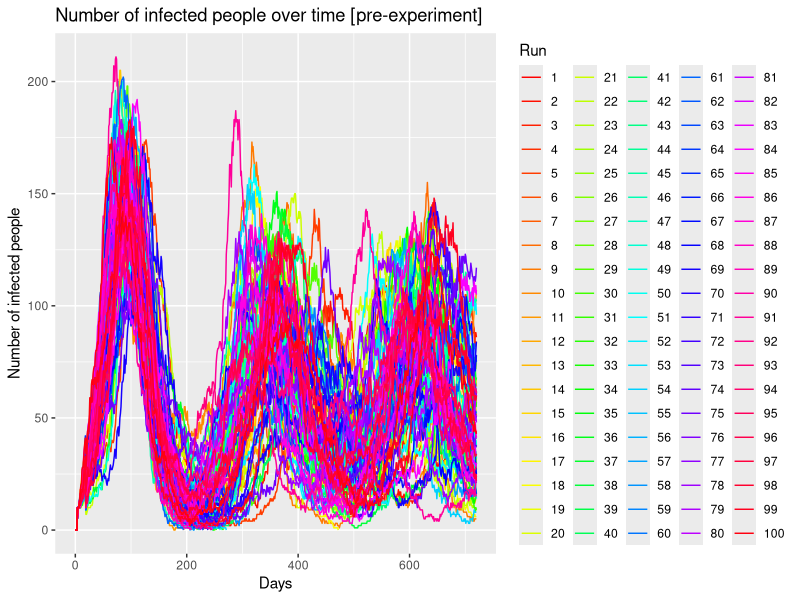
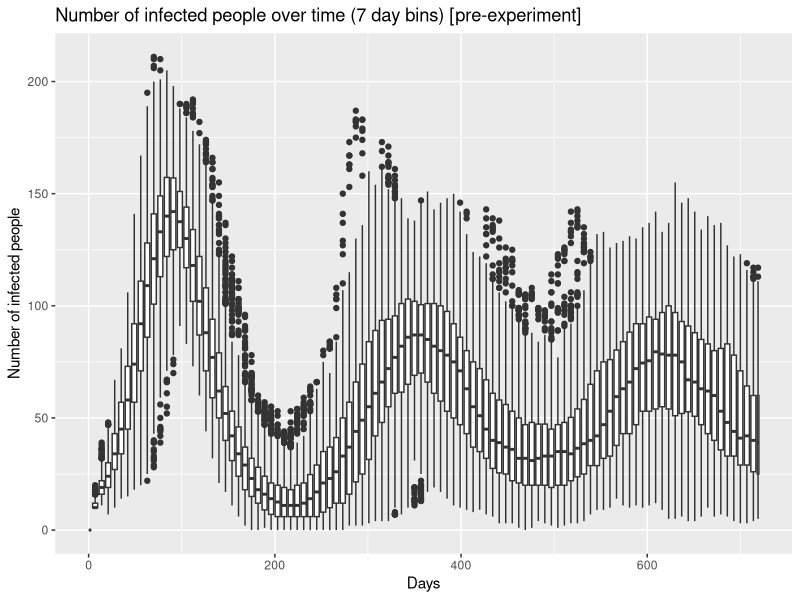
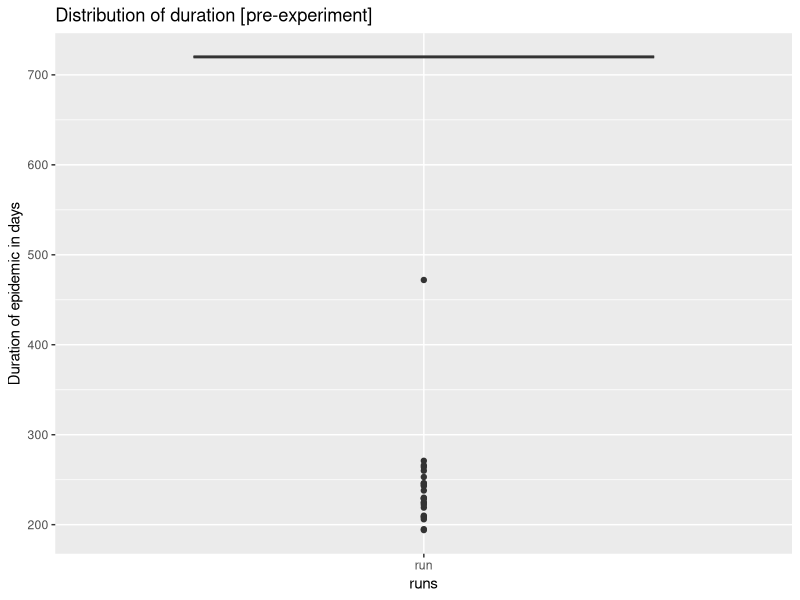
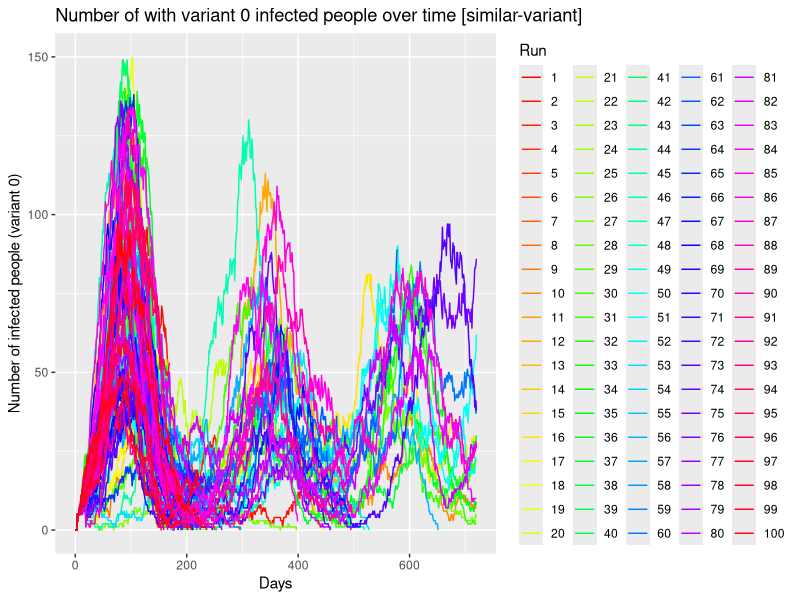
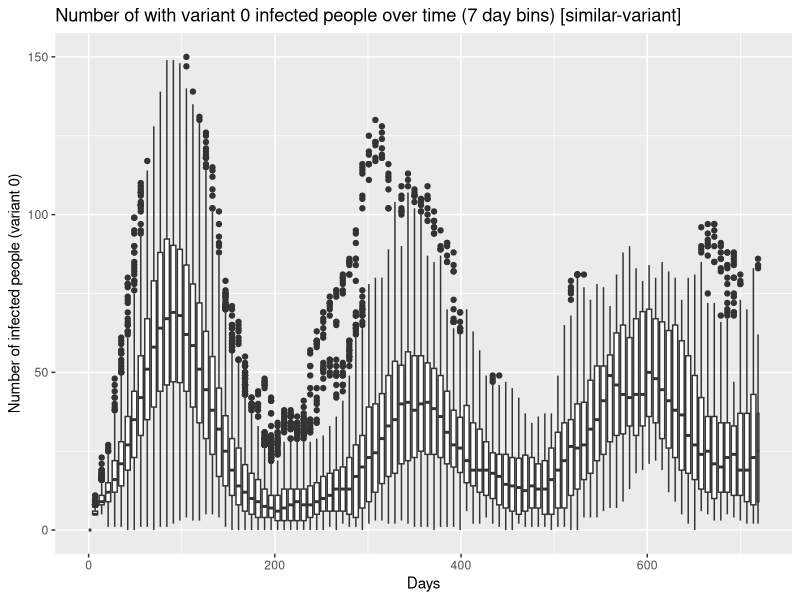
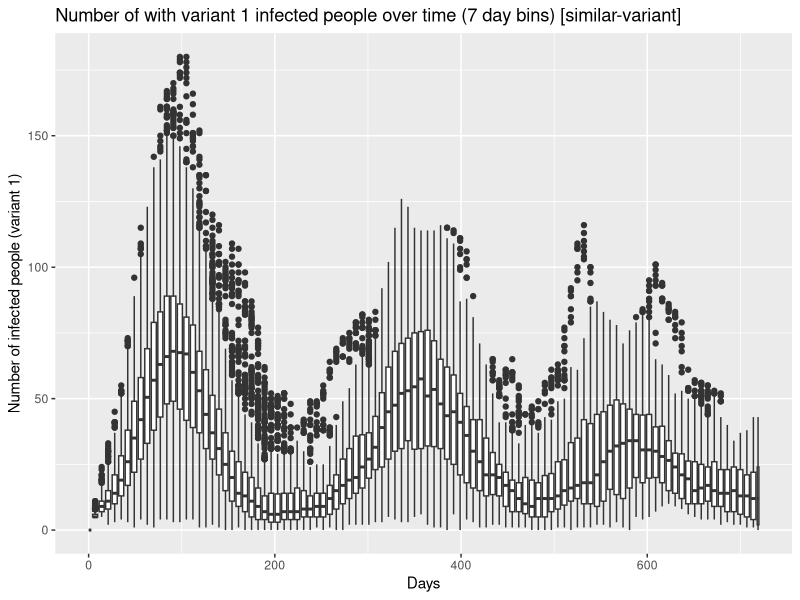
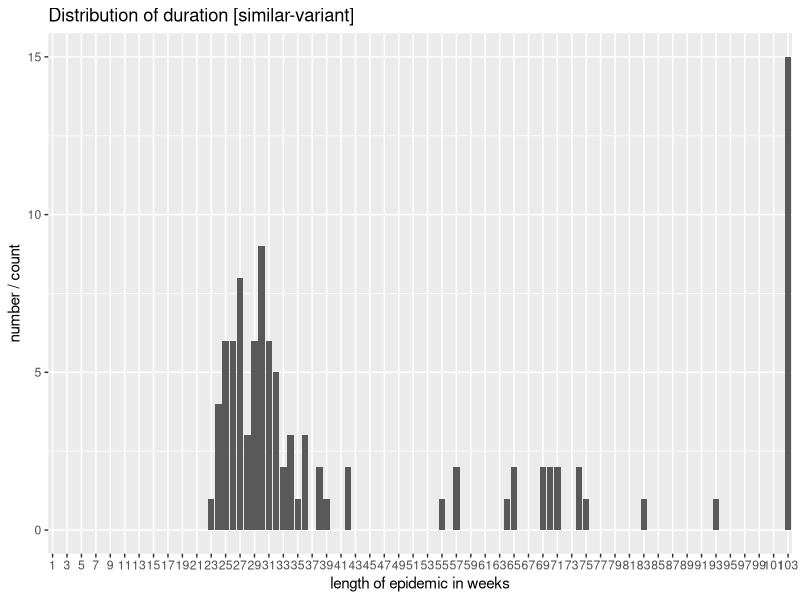
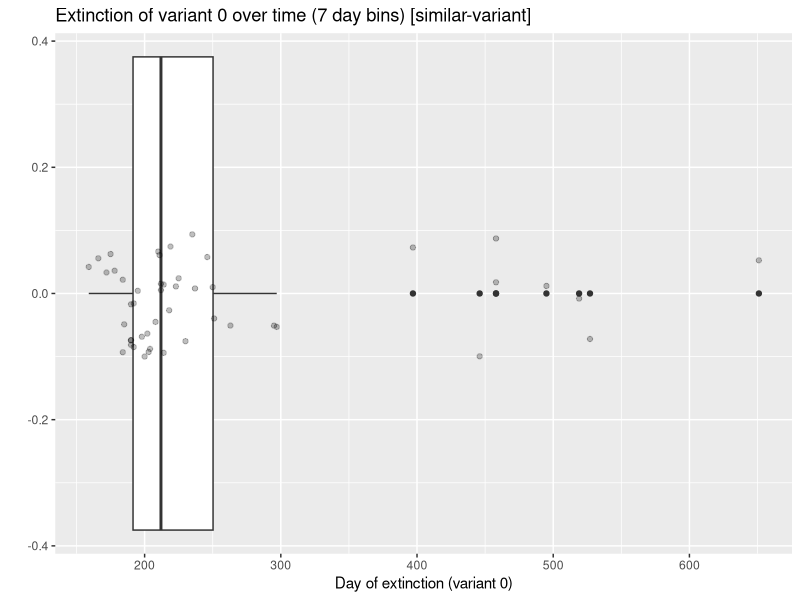

Generate these figures, in order, with R:
#Put this at the top of every file, unless you really really want to work with factors
#this will save you a lot of confusion
options(stringsAsFactors = FALSE)
options(device=.Platform$OS.type)
options(gsubfn.engine = "R")

#these are from two separate packages
library(ggplot2)

# needed for reshaping data frames
# library(reshape2)

#used for querying data, performing aggregations, filtering, etc.
library(sqldf)

##### PRE-EXPERIMENT #####
df_preExperiment = read.table("netlogo/pre-experiment.csv", skip = 6, sep = ",", head=TRUE)
# Remove the X. in the column names
colnames(df_preExperiment) = gsub("X\\.", "", colnames(df_preExperiment))
summary(df_preExperiment)

# Array of curves
ggplot(data=df_preExperiment, aes(x=step., y=n.sick.people, group=run.number.)) + #use myDataFrame for the data, columns for x and y
  geom_line(aes(colour = as.factor(run.number.))) + #we want to use points, colored by runNumber
  xlab("Days") +  #specify x and y labels
  ylab("Number of infected people") +
  ggtitle("Number of infected people over time [pre-experiment]") + #give the plot a title
  scale_colour_manual("Run",values = rainbow(max(df_preExperiment$run.number., na.rm = FALSE)))
ggsave("./diagrams/pre-ex/arrayOfCurves.png")
readline(prompt = "Press [enter] to continue")

ggplot(data=df_preExperiment, aes(x=step., y=n.sick.people, group=round(step./7))) +
  geom_boxplot() +
  xlab("Days") +  #specify x and y labels
  ylab("Number of infected people") +
  ggtitle("Number of infected people over time (7 day bins) [pre-experiment]")
ggsave("./diagrams/pre-ex/boxplot.png")
readline(prompt = "Press [enter] to continue")

duration = aggregate(df_preExperiment$step., by = list(df_preExperiment$run.number.), max)
colnames(duration)[0] = 'run'
colnames(duration)[1] = 'duration'

duration

ggplot(data = duration, aes(x='run', y=x)) +
  geom_boxplot() +
  ylab("Duration of epidemic in days") +
  xlab("runs") +
  ggtitle("Distribution of duration [pre-experiment]")
ggsave("./diagrams/pre-ex/duration.png")
readline(prompt = "Press [enter] to continue")

# 23 times, the virus was wiped out earlier
# According to the previous boxplot these are still outliers
lengths(duration[duration$x < 720, ])

###########################
##### SIMILAR-VARIANT #####
df_similarVariant = read.table("netlogo/similar-variant.csv", skip = 6, sep = ",", head=TRUE)
# Remove the X. in the column names
colnames(df_similarVariant) = gsub("X\\.", "", colnames(df_similarVariant))
summary(df_similarVariant)

# Array of curves
ggplot(data=df_similarVariant, aes(x=step., y=n.people.sick.var0, group=run.number., color=qsec)) + #use myDataFrame for the data, columns for x and y
  geom_line(aes(colour = as.factor(run.number.))) + #we want to use points, colored by runNumber
  xlab("Days") +  #specify x and y labels
  ylab("Number of infected people (variant 0)") +
  ggtitle("Number of with variant 0 infected people over time [similar-variant]") + #give the plot a title
  scale_colour_manual("Run",values = rainbow(max(df_similarVariant$run.number., na.rm = FALSE)))
  # scale_color_gradient(low="blue", high="red")
  # scale_fill_distiller(palette = "RdPu")
ggsave("./diagrams/sim-var/arrayOfCurvesVar0.png")
readline(prompt = "Press [enter] to continue")


ggplot(data=df_similarVariant, aes(x=step., y=n.people.sick.var0, group=round(step./7))) +
  geom_boxplot() +
  xlab("Days") +  #specify x and y labels
  ylab("Number of infected people (variant 0)") +
  ggtitle("Number of with variant 0 infected people over time (7 day bins) [similar-variant]")
ggsave("./diagrams/sim-var/boxplot0.png")
readline(prompt = "Press [enter] to continue")

ggplot(data=df_similarVariant, aes(x=step., y=n.people.sick.var1, group=round(step./7))) +
  geom_boxplot() +
  xlab("Days") +  #specify x and y labels
  ylab("Number of infected people (variant 1)") +
  ggtitle("Number of with variant 1 infected people over time (7 day bins) [similar-variant]")
ggsave("./diagrams/sim-var/boxplot1.png")
readline(prompt = "Press [enter] to continue")


duration = aggregate(df_similarVariant$step., by = list(df_similarVariant$run.number.), max)
colnames(duration)[1] = 'run'
colnames(duration)[2] = 'duration'


# 23 times, the virus was wiped out earlier
# According to the previous boxplot these are still outliers
lengths(duration[duration$x < 720, ])


duration$duration = round(duration$duration /7)

duration

ggplot(data = duration, aes(x=as.factor(duration)), group=round(step./7)) +
  geom_bar() +
  ylab("number / count") +
  xlab("length of epidemic in weeks") +
  scale_x_discrete(limits = as.factor(1:round(720/7)), breaks = seq(1, round(720/7), by=2)) +
  ggtitle("Distribution of duration [similar-variant]")
ggsave("./diagrams/sim-var/duration.png")
readline(prompt = "Press [enter] to continue")

# TODO Comparison with duration of pre-ex => shorter duration in general?

# Variant 0 died
df_simVar_var0died <- sqldf("select [step.] from df_similarVariant where [n.people.exposed.var0] = 0 and [n.people.sick.var0] = 0")
df_simVar_var0died

ggplot(data=df_simVar_var0died, aes(x=step., y = 0)) +
  geom_boxplot() +
  geom_point(alpha=0.25, position = position_jitter(w = 0, h = 0.1)) +
  # geom_jitter() +
  xlab("Day of extinction (variant 0)") +  #specify x and y labels
  ylab("") +
  ggtitle("Extinction of variant 0 over time (7 day bins) [similar-variant]")
ggsave("./diagrams/sim-var/timeOfExtinctionVar0.png")
readline(prompt = "Press [enter] to continue")

# 48 times var 0 died
lengths(df_simVar_var0died)


# Variant 1 died
df_simVar_var1died <- sqldf("select [step.] from df_similarVariant where [n.people.exposed.var1] = 0 and [n.people.sick.var1] = 0")
ggplot(data=df_simVar_var1died, aes(x=step., y = 0)) +
  geom_boxplot() +
  geom_point(alpha=0.25, position = position_jitter(w = 0, h = 0.1)) +
  # geom_jitter() +
  xlab("Day of extinction (variant 0)") +  #specify x and y labels
  ylab("") +
  ggtitle("Extinction of variant 0 over time (7 day bins) [similar-variant]")
ggsave("./diagrams/sim-var/timeOfExtinctionVar1.png")

# 37 times var 1 died
lengths(df_simVar_var1died)

# TODO run 1000 times (maybe concurrent)
# TODO Tell why
